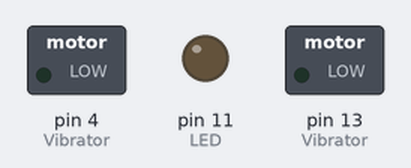
Bench run of a sketch on a simulated Arduino Uno, built with avr-gcc and run on an emulated ATmega328P. Shown: switched loads named in the sketch (green lamp = pin HIGH), output pins drawn as LEDs (lit = HIGH).

Above: at 0.15 s.
At 5.2 s:
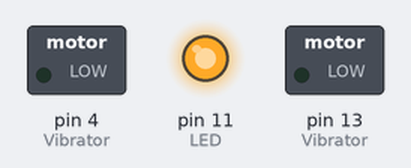
Timing chart, 0 to 6.7 s (numbered marks = the images above):
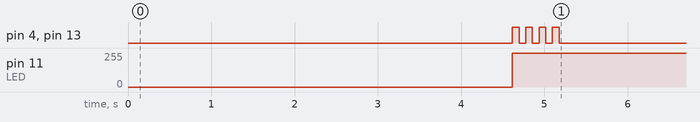

The sketch:

Pomodoro_by_Helguera.ino
```cpp
/*
 * ---------------------- POMODORO ----------------------
 *
 * Made by Javier Helguera (javier@javierhelguera.com)
 * Source code and rest of files: https://github.com/helguera/pomodoro
 * 20/01/2019
 */


//--- EDIT THIS CODE TO ADJUST IT TO YOUR NEEDS ---
int work = 1500;      //25 minutes
int sortbreak = 300;  //5 minutes
int longbreak = 900;  //15 minutes
int myloops = 4;      //Number of loops until long break
//-------------------------------------------------------

int seconds;
const int LED = 11;

void setup() {
  Serial.begin(9600);    //serial port

  pinMode(4, OUTPUT);   //Vibrator
  pinMode(13, OUTPUT);  //Vibrator
  pinMode(LED, OUTPUT); //Led


}

void loop() {

  myloops++;
  for (int loops=1; loops<myloops; loops++){  //times until long break

    fade(5, 2);
    initial();

    workTime();

    vibrate(loops, 400, 400);
    if(loops!=myloops){
      sortBreak();
    }
  }

  longBreak();

}

//------------------------------------------------------
void initial(){
  vibrate(4, 80, 80);
}

//------------------------------------------------------
/* 25 minutes working. LED is full brightness and not fading */
void workTime(){
  seconds=work; //25 minutes
  while(seconds>0){
    seconds--;
    delay(1000); //wait one second
  }
}

//------------------------------------------------------
/* 5 minutes break. LED is fading */
void sortBreak(){
  seconds=sortbreak;  //5 minutes
  while(seconds>0){
      for (int i = 0; i < 255; i++){ //if i is less than 255 then increase i with 1
        analogWrite(LED, i); //write the i value to pin 11
        delay(2); //wait 5 ms then do the for loop again
      }
      if(seconds!=1){
        for (int i = 255; i > 0; i--){ //descrease i with 1
          analogWrite(LED, i);
          delay(2);
        }
      }
    seconds--;
  }
}

//------------------------------------------------------
/* 15 minutes break after 4 loops. LED is 10% brightness and not fading */
void longBreak(){
  seconds = longbreak;  //15 minutes
  analogWrite(LED, 10);
  while(seconds>0){
    Serial.println(seconds);
    seconds--;
    delay(1000);
  }
}

//------------------------------------------------------
void vibrate(int times, int intensity, int mDelay){
  for (int i=0; i<times; i++){
    digitalWrite(4, HIGH);
    digitalWrite(13, HIGH);
    delay(intensity);
    digitalWrite(4, LOW);
    digitalWrite(13, LOW);
    delay(mDelay);
  }
}

//------------------------------------------------------
void fade(int times, int mDelay){
  for(int j=0; j<times; j++){
    for (int i = 0; i < 255; i++){
      analogWrite(LED, i);
      delay(mDelay);
    }
    if(j!=(times-1)){
      for (int i = 255; i > 0; i--){
        analogWrite(LED, i);
        delay(mDelay);
      }
    }
  }
}
```

Measured:
- by itself, pin 11 (LED): 0/255 → 254/255 at 4.6 s
